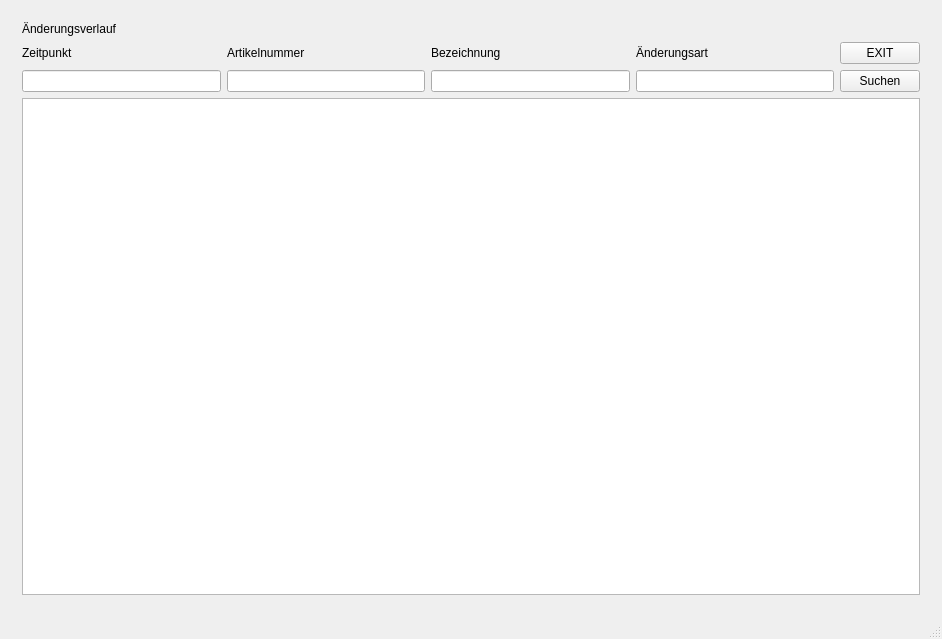
<?xml version="1.0" encoding="UTF-8"?>
<ui version="4.0">
 <class>LagersystemClass</class>
 <widget class="QMainWindow" name="LagersystemClass">
  <property name="geometry">
   <rect>
    <x>0</x>
    <y>0</y>
    <width>942</width>
    <height>639</height>
   </rect>
  </property>
  <property name="windowTitle">
   <string>Lagersystem</string>
  </property>
  <widget class="QWidget" name="centralWidget">
   <layout class="QGridLayout" name="gridLayout">
    <item row="0" column="0">
     <widget class="QStackedWidget" name="stackedWidget">
      <property name="currentIndex">
       <number>4</number>
      </property>
      <widget class="QWidget" name="page_0">
       <layout class="QGridLayout" name="gridLayout_8">
        <item row="0" column="0">
         <widget class="QLabel" name="label">
          <property name="text">
           <string>Lagerbestand</string>
          </property>
         </widget>
        </item>
        <item row="1" column="0">
         <layout class="QHBoxLayout" name="horizontalLayout_3">
          <item>
           <widget class="QLabel" name="label_articlenumber_0">
            <property name="text">
             <string>Artikelnummer</string>
            </property>
           </widget>
          </item>
          <item>
           <widget class="QLabel" name="label_category_0">
            <property name="text">
             <string>Kategorie</string>
            </property>
           </widget>
          </item>
          <item>
           <widget class="QLabel" name="label_articlename_0">
            <property name="text">
             <string>Bezeichnung</string>
            </property>
           </widget>
          </item>
          <item>
           <widget class="QLabel" name="label_amount_0">
            <property name="text">
             <string>Menge</string>
            </property>
           </widget>
          </item>
          <item>
           <widget class="QLabel" name="label_shelf_0">
            <property name="text">
             <string>Regal</string>
            </property>
           </widget>
          </item>
          <item>
           <widget class="QLabel" name="label_minamount_0">
            <property name="text">
             <string>Mindestmenge</string>
            </property>
           </widget>
          </item>
         </layout>
        </item>
        <item row="2" column="0">
         <layout class="QHBoxLayout" name="horizontalLayout_2">
          <item>
           <widget class="QLineEdit" name="lineEdit_articlenumber_0"/>
          </item>
          <item>
           <widget class="QLineEdit" name="lineEdit_category_0"/>
          </item>
          <item>
           <widget class="QLineEdit" name="lineEdit_articlename_0"/>
          </item>
          <item>
           <widget class="QLineEdit" name="lineEdit_amount_0"/>
          </item>
          <item>
           <widget class="QLineEdit" name="lineEdit_shelf_0"/>
          </item>
          <item>
           <widget class="QLineEdit" name="lineEdit_minamount_0"/>
          </item>
          <item>
           <widget class="QPushButton" name="search_button_0">
            <property name="text">
             <string>Suchen</string>
            </property>
           </widget>
          </item>
         </layout>
        </item>
        <item row="3" column="0">
         <widget class="QTableView" name="tableView_0"/>
        </item>
        <item row="4" column="0">
         <layout class="QHBoxLayout" name="horizontalLayout">
          <item>
           <widget class="QPushButton" name="store_button">
            <property name="text">
             <string>Ein-/Ausbuchen</string>
            </property>
           </widget>
          </item>
          <item>
           <widget class="QPushButton" name="store_history_button">
            <property name="text">
             <string>Buchungsverlauf</string>
            </property>
           </widget>
          </item>
          <item>
           <widget class="QPushButton" name="change_button">
            <property name="text">
             <string>Ändern</string>
            </property>
           </widget>
          </item>
          <item>
           <widget class="QPushButton" name="change_history_button">
            <property name="text">
             <string>Änderungsverlauf</string>
            </property>
           </widget>
          </item>
         </layout>
        </item>
       </layout>
      </widget>
      <widget class="QWidget" name="page_1">
       <layout class="QGridLayout" name="gridLayout_3">
        <item row="0" column="0">
         <widget class="QLabel" name="text_heading_1">
          <property name="text">
           <string>Ein-/Ausbuchen</string>
          </property>
         </widget>
        </item>
        <item row="1" column="0">
         <widget class="QLabel" name="label_articlenumber_1">
          <property name="text">
           <string>Artikelnummer</string>
          </property>
         </widget>
        </item>
        <item row="1" column="1">
         <widget class="QLabel" name="label_articlename_1">
          <property name="text">
           <string>Bezeichnung</string>
          </property>
         </widget>
        </item>
        <item row="1" column="3">
         <widget class="QPushButton" name="EXIT_button_1">
          <property name="text">
           <string>EXIT</string>
          </property>
         </widget>
        </item>
        <item row="2" column="0">
         <widget class="QLineEdit" name="lineEdit_articlenumber_1"/>
        </item>
        <item row="2" column="1">
         <widget class="QLineEdit" name="lineEdit_articlename_1"/>
        </item>
        <item row="2" column="3">
         <widget class="QPushButton" name="search_button_1">
          <property name="text">
           <string>Suchen</string>
          </property>
         </widget>
        </item>
        <item row="3" column="0" colspan="4">
         <widget class="QTableView" name="tableView_1"/>
        </item>
        <item row="4" column="0">
         <widget class="QSpinBox" name="spinBox_amount_1"/>
        </item>
        <item row="4" column="2">
         <widget class="QPushButton" name="store_out_button_1">
          <property name="text">
           <string>Ausbuchen</string>
          </property>
         </widget>
        </item>
        <item row="4" column="3">
         <widget class="QPushButton" name="store_in_button_1">
          <property name="text">
           <string>Einbuchen</string>
          </property>
         </widget>
        </item>
       </layout>
      </widget>
      <widget class="QWidget" name="page_2">
       <layout class="QGridLayout" name="gridLayout_4">
        <item row="2" column="3">
         <widget class="QLineEdit" name="lineEdit_storecategory_2"/>
        </item>
        <item row="1" column="0">
         <widget class="QLabel" name="label_time_2">
          <property name="text">
           <string>Zeitpunkt</string>
          </property>
         </widget>
        </item>
        <item row="3" column="0" colspan="5">
         <widget class="QTableView" name="tableView_2"/>
        </item>
        <item row="1" column="1">
         <widget class="QLabel" name="label_articlenumber_2">
          <property name="text">
           <string>Artikelnummer</string>
          </property>
         </widget>
        </item>
        <item row="1" column="4">
         <widget class="QPushButton" name="EXIT_button_2">
          <property name="text">
           <string>EXIT</string>
          </property>
         </widget>
        </item>
        <item row="1" column="2">
         <widget class="QLabel" name="label_articlename_2">
          <property name="text">
           <string>Bezeichnung</string>
          </property>
         </widget>
        </item>
        <item row="2" column="2">
         <widget class="QLineEdit" name="lineEdit_articlename_2"/>
        </item>
        <item row="2" column="1">
         <widget class="QLineEdit" name="lineEdit_articlenumber_2"/>
        </item>
        <item row="2" column="4">
         <widget class="QPushButton" name="search_button_2">
          <property name="text">
           <string>Suchen</string>
          </property>
         </widget>
        </item>
        <item row="2" column="0">
         <widget class="QLineEdit" name="lineEdit_time_2"/>
        </item>
        <item row="1" column="3">
         <widget class="QLabel" name="label_storecategory_2">
          <property name="text">
           <string>Buchungsart</string>
          </property>
         </widget>
        </item>
        <item row="0" column="0">
         <widget class="QLabel" name="text_heading_2">
          <property name="text">
           <string>Buchungsverlauf</string>
          </property>
         </widget>
        </item>
       </layout>
      </widget>
      <widget class="QWidget" name="page_3">
       <layout class="QGridLayout" name="gridLayout_7">
        <item row="0" column="0">
         <widget class="QLabel" name="text_heading_3">
          <property name="text">
           <string>Ändern</string>
          </property>
         </widget>
        </item>
        <item row="1" column="0">
         <widget class="QLabel" name="label_articlenumber_3">
          <property name="text">
           <string>Artikelnummer</string>
          </property>
         </widget>
        </item>
        <item row="1" column="1">
         <widget class="QLabel" name="label_articlename_3">
          <property name="text">
           <string>Bezeichnung</string>
          </property>
         </widget>
        </item>
        <item row="1" column="2">
         <widget class="QPushButton" name="EXIT_button_3">
          <property name="text">
           <string>EXIT</string>
          </property>
         </widget>
        </item>
        <item row="2" column="0">
         <widget class="QLineEdit" name="lineEdit_articlenumber_3_1"/>
        </item>
        <item row="2" column="1">
         <widget class="QLineEdit" name="lineEdit_articlename_3_1"/>
        </item>
        <item row="2" column="2">
         <widget class="QPushButton" name="search_button_3">
          <property name="text">
           <string>Suchen</string>
          </property>
         </widget>
        </item>
        <item row="3" column="0" colspan="3">
         <widget class="QTableView" name="tableView_3"/>
        </item>
        <item row="4" column="0">
         <widget class="QPushButton" name="delete_button_3">
          <property name="text">
           <string>löschen</string>
          </property>
         </widget>
        </item>
        <item row="5" column="0" colspan="2">
         <layout class="QHBoxLayout" name="horizontalLayout_5">
          <item>
           <widget class="QLabel" name="label_articlenumber_3_1">
            <property name="text">
             <string>Artikelnummer</string>
            </property>
           </widget>
          </item>
          <item>
           <widget class="QLabel" name="label_category_3">
            <property name="text">
             <string>Kategorie</string>
            </property>
           </widget>
          </item>
          <item>
           <widget class="QLabel" name="label_articlename_3_1">
            <property name="text">
             <string>Bezeichnung</string>
            </property>
           </widget>
          </item>
          <item>
           <widget class="QLabel" name="label_amount_3">
            <property name="text">
             <string>Menge</string>
            </property>
           </widget>
          </item>
          <item>
           <widget class="QLabel" name="label_shelf_3">
            <property name="text">
             <string>Regal</string>
            </property>
           </widget>
          </item>
          <item>
           <widget class="QLabel" name="label_minamount_3">
            <property name="text">
             <string>Mindestmenge</string>
            </property>
           </widget>
          </item>
         </layout>
        </item>
        <item row="5" column="2" rowspan="2">
         <widget class="QPushButton" name="add_button_3">
          <property name="text">
           <string>hinzufügen</string>
          </property>
         </widget>
        </item>
        <item row="6" column="0" rowspan="2" colspan="2">
         <layout class="QHBoxLayout" name="horizontalLayout_4">
          <item>
           <widget class="QLineEdit" name="lineEdit_articlenumber_3"/>
          </item>
          <item>
           <widget class="QLineEdit" name="lineEdit_category_3"/>
          </item>
          <item>
           <widget class="QLineEdit" name="lineEdit_articlename_3"/>
          </item>
          <item>
           <widget class="QLineEdit" name="lineEdit_amount_3"/>
          </item>
          <item>
           <widget class="QLineEdit" name="lineEdit_shelf_3"/>
          </item>
          <item>
           <widget class="QLineEdit" name="lineEdit_minamount_3"/>
          </item>
         </layout>
        </item>
        <item row="7" column="2">
         <widget class="QPushButton" name="change_button_3">
          <property name="text">
           <string>ändern</string>
          </property>
         </widget>
        </item>
       </layout>
      </widget>
      <widget class="QWidget" name="page_4">
       <layout class="QGridLayout" name="gridLayout_2">
        <item row="0" column="0">
         <widget class="QLabel" name="text_heading_4">
          <property name="text">
           <string>Änderungsverlauf</string>
          </property>
         </widget>
        </item>
        <item row="1" column="0">
         <widget class="QLabel" name="label_time_4">
          <property name="text">
           <string>Zeitpunkt</string>
          </property>
         </widget>
        </item>
        <item row="1" column="1">
         <widget class="QLabel" name="label_articlenumber_4">
          <property name="text">
           <string>Artikelnummer</string>
          </property>
         </widget>
        </item>
        <item row="1" column="2">
         <widget class="QLabel" name="label_articlename_4">
          <property name="text">
           <string>Bezeichnung</string>
          </property>
         </widget>
        </item>
        <item row="1" column="3">
         <widget class="QLabel" name="label_changecategory_4">
          <property name="text">
           <string>Änderungsart</string>
          </property>
         </widget>
        </item>
        <item row="1" column="4">
         <widget class="QPushButton" name="EXIT_button_4">
          <property name="text">
           <string>EXIT</string>
          </property>
         </widget>
        </item>
        <item row="2" column="0">
         <widget class="QLineEdit" name="lineEdit_time_4"/>
        </item>
        <item row="2" column="1">
         <widget class="QLineEdit" name="lineEdit_articlenumber_4"/>
        </item>
        <item row="2" column="2">
         <widget class="QLineEdit" name="lineEdit_articlename_4"/>
        </item>
        <item row="2" column="3">
         <widget class="QLineEdit" name="lineEdit_changecategory_4"/>
        </item>
        <item row="2" column="4">
         <widget class="QPushButton" name="search_button_4">
          <property name="text">
           <string>Suchen</string>
          </property>
         </widget>
        </item>
        <item row="3" column="0" colspan="5">
         <widget class="QTableView" name="tableView_4"/>
        </item>
       </layout>
      </widget>
     </widget>
    </item>
   </layout>
  </widget>
  <widget class="QStatusBar" name="statusBar"/>
 </widget>
 <layoutdefault spacing="6" margin="11"/>
 <resources>
  <include location="Lagersystem.qrc"/>
 </resources>
 <connections/>
</ui>
